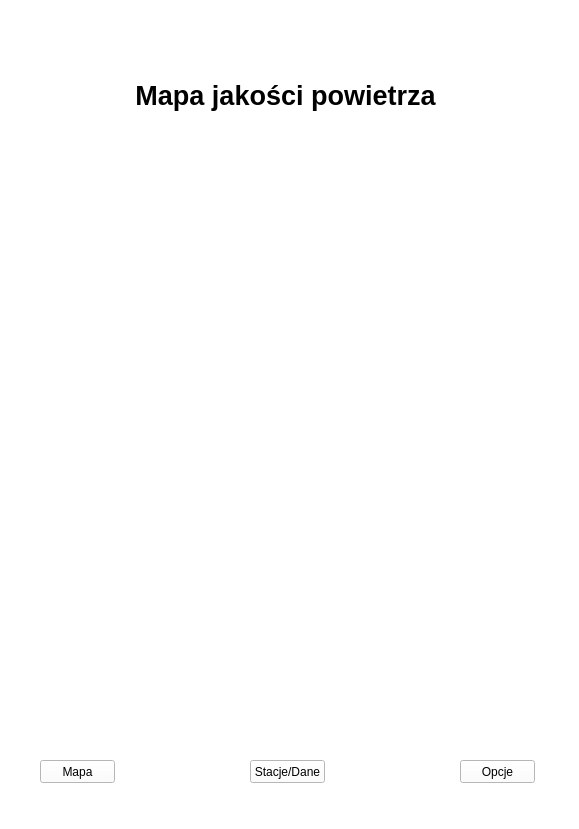
<?xml version="1.0" encoding="UTF-8"?>
<ui version="4.0">
 <class>MainWindow</class>
 <widget class="QMainWindow" name="MainWindow">
  <property name="geometry">
   <rect>
    <x>0</x>
    <y>0</y>
    <width>579</width>
    <height>829</height>
   </rect>
  </property>
  <property name="minimumSize">
   <size>
    <width>579</width>
    <height>829</height>
   </size>
  </property>
  <property name="maximumSize">
   <size>
    <width>579</width>
    <height>829</height>
   </size>
  </property>
  <property name="windowTitle">
   <string>MainWindow</string>
  </property>
  <property name="styleSheet">
   <string notr="true">background-color:white</string>
  </property>
  <widget class="QWidget" name="centralwidget">
   <widget class="QStackedWidget" name="stackedWidget">
    <property name="geometry">
     <rect>
      <x>20</x>
      <y>20</y>
      <width>551</width>
      <height>721</height>
     </rect>
    </property>
    <property name="currentIndex">
     <number>1</number>
    </property>
    <widget class="QWidget" name="dataP">
     <widget class="QLabel" name="label">
      <property name="geometry">
       <rect>
        <x>170</x>
        <y>10</y>
        <width>201</width>
        <height>20</height>
       </rect>
      </property>
      <property name="font">
       <font>
        <pointsize>10</pointsize>
        <weight>75</weight>
        <bold>true</bold>
       </font>
      </property>
      <property name="text">
       <string>Dzisiaj jest &quot;dzień obecny&quot;</string>
      </property>
      <property name="alignment">
       <set>Qt::AlignCenter</set>
      </property>
     </widget>
     <widget class="QLabel" name="label_2">
      <property name="geometry">
       <rect>
        <x>0</x>
        <y>40</y>
        <width>541</width>
        <height>31</height>
       </rect>
      </property>
      <property name="font">
       <font>
        <pointsize>20</pointsize>
        <weight>75</weight>
        <bold>true</bold>
       </font>
      </property>
      <property name="text">
       <string>Jakość powietrz na dzień dzisiejszy</string>
      </property>
      <property name="alignment">
       <set>Qt::AlignCenter</set>
      </property>
     </widget>
     <widget class="QLabel" name="label_3">
      <property name="geometry">
       <rect>
        <x>10</x>
        <y>80</y>
        <width>531</width>
        <height>311</height>
       </rect>
      </property>
      <property name="styleSheet">
       <string notr="true">border-image: url(:/wska/wska.PNG);</string>
      </property>
      <property name="text">
       <string/>
      </property>
      <property name="pixmap">
       <pixmap>../wska.PNG</pixmap>
      </property>
      <property name="scaledContents">
       <bool>true</bool>
      </property>
     </widget>
     <widget class="QLabel" name="label_4">
      <property name="geometry">
       <rect>
        <x>100</x>
        <y>400</y>
        <width>351</width>
        <height>20</height>
       </rect>
      </property>
      <property name="font">
       <font>
        <pointsize>10</pointsize>
        <weight>75</weight>
        <bold>true</bold>
       </font>
      </property>
      <property name="text">
       <string>Obecna stacja pomiarowa z okolocy: &quot;stacja&quot;</string>
      </property>
      <property name="alignment">
       <set>Qt::AlignCenter</set>
      </property>
     </widget>
     <widget class="QLabel" name="label_5">
      <property name="geometry">
       <rect>
        <x>70</x>
        <y>440</y>
        <width>411</width>
        <height>261</height>
       </rect>
      </property>
      <property name="styleSheet">
       <string notr="true">image: url(:/wyk/wyk.PNG);
background-image: url(:/wyk/wyk.PNG);</string>
      </property>
      <property name="text">
       <string/>
      </property>
      <property name="pixmap">
       <pixmap>../wyk.PNG</pixmap>
      </property>
     </widget>
    </widget>
    <widget class="QWidget" name="mapP">
     <widget class="QLabel" name="label_7">
      <property name="geometry">
       <rect>
        <x>60</x>
        <y>30</y>
        <width>411</width>
        <height>91</height>
       </rect>
      </property>
      <property name="font">
       <font>
        <pointsize>20</pointsize>
        <weight>75</weight>
        <bold>true</bold>
       </font>
      </property>
      <property name="text">
       <string>Mapa jakości powietrza</string>
      </property>
      <property name="alignment">
       <set>Qt::AlignCenter</set>
      </property>
     </widget>
     <widget class="QLabel" name="label_6">
      <property name="geometry">
       <rect>
        <x>-10</x>
        <y>150</y>
        <width>551</width>
        <height>511</height>
       </rect>
      </property>
      <property name="sizePolicy">
       <sizepolicy hsizetype="Minimum" vsizetype="Minimum">
        <horstretch>0</horstretch>
        <verstretch>0</verstretch>
       </sizepolicy>
      </property>
      <property name="styleSheet">
       <string notr="true">background-image: url(:/nowyPrzedrostek/C:/Users/Wojtek/Desktop/UCZELNIA/Semestr 6/komunikacja człowiek-komputer/projekt/mapa.jpg);
image: url(:/mapa/mapa.jpg);
background-image: url(:/nowyPrzedrostek/C:/Users/Wojtek/Desktop/UCZELNIA/Semestr 6/komunikacja człowiek-komputer/projekt/mapa.jpg);</string>
      </property>
      <property name="text">
       <string/>
      </property>
      <property name="pixmap">
       <pixmap>:/nowyPrzedrostek/C:/Users/Wojtek/Desktop/UCZELNIA/Semestr 6/komunikacja człowiek-komputer/projekt/mapa.jpg</pixmap>
      </property>
      <property name="scaledContents">
       <bool>true</bool>
      </property>
     </widget>
    </widget>
    <widget class="QWidget" name="optionP">
     <widget class="QLabel" name="label_8">
      <property name="geometry">
       <rect>
        <x>160</x>
        <y>260</y>
        <width>251</width>
        <height>131</height>
       </rect>
      </property>
      <property name="font">
       <font>
        <pointsize>20</pointsize>
        <weight>75</weight>
        <bold>true</bold>
       </font>
      </property>
      <property name="text">
       <string>strona w pracy</string>
      </property>
     </widget>
    </widget>
   </widget>
   <widget class="QPushButton" name="mapBtn">
    <property name="geometry">
     <rect>
      <x>40</x>
      <y>760</y>
      <width>75</width>
      <height>23</height>
     </rect>
    </property>
    <property name="text">
     <string>Mapa</string>
    </property>
   </widget>
   <widget class="QPushButton" name="dataBtn">
    <property name="geometry">
     <rect>
      <x>250</x>
      <y>760</y>
      <width>75</width>
      <height>23</height>
     </rect>
    </property>
    <property name="text">
     <string>Stacje/Dane</string>
    </property>
   </widget>
   <widget class="QPushButton" name="pushButton_3">
    <property name="geometry">
     <rect>
      <x>460</x>
      <y>760</y>
      <width>75</width>
      <height>23</height>
     </rect>
    </property>
    <property name="text">
     <string>Opcje</string>
    </property>
   </widget>
  </widget>
 </widget>
 <resources>
  <include location="obraz1.qrc"/>
 </resources>
 <connections/>
</ui>
